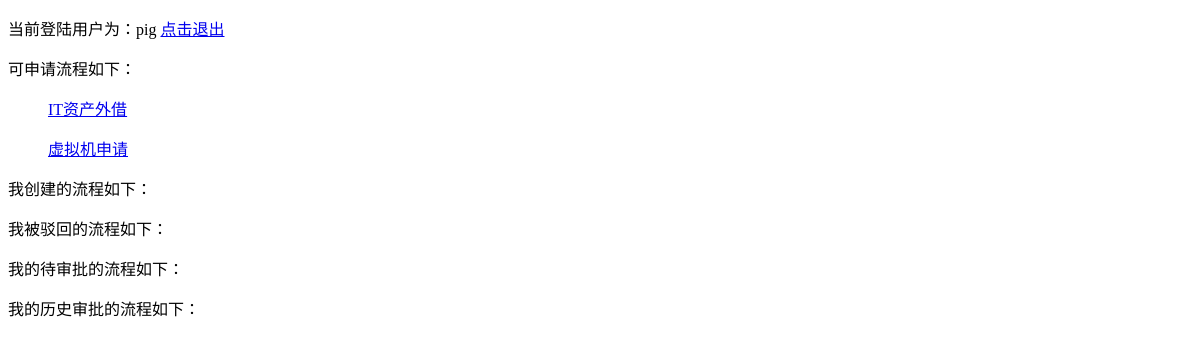
/gongdan/ (signed in), run on an earlier commit of the app's database.
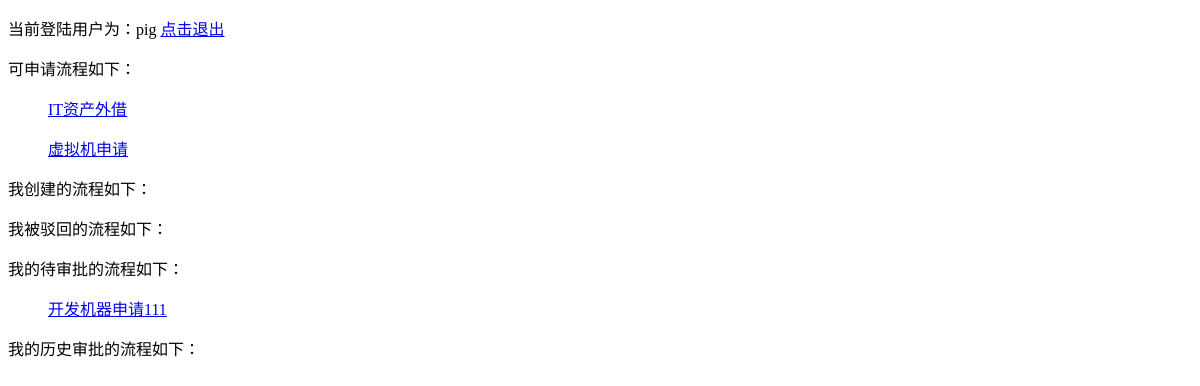
And on a later commit of the database.
### users/models.py (models this page shows, shortened)
class MyUser(AbstractUser):
    department = models.ForeignKey(Department, verbose_name='所属部门', on_delete=models.CASCADE, default=True, null=True)
    class Meta:
        verbose_name = '用户'
        verbose_name_plural = verbose_name

### gongdantest/models.py (models this page shows, shortened)
class CaseType(models.Model):
    title = models.CharField("工单名称",max_length=32)
    auditmodle = models.ForeignKey('WorkFlow',verbose_name='审核流程',on_delete=models.CASCADE)
    class Meta:
        verbose_name = '工单类型'
        verbose_name_plural =verbose_name

class UserCase(models.Model):
    caseid = models.IntegerField('工单ID',primary_key=True)
    casename = models.CharField('工单名称',max_length=100)
    username = models.CharField('创建用户',max_length=100)
    caseinfo = models.TextField('工单内容')
    workflowid = models.IntegerField('所属工作流',default=1)
    ctime = models.DateTimeField('创建时间',default=datetime.now)
    rejectflag = models.IntegerField('是否驳回', default=0)  # 0表示未被驳回，设置为1表示被驳回。
    def __str__(self):
        return self.casename

### gongdantest/views.py (the view)
# urls.py: path("",Homepage.as_view(),name='gongdanhong'),
class Homepage(View):
    @method_decorator(login_required)
    def dispatch(self, request, *args, **kwargs):
        return super().dispatch(request,*args,**kwargs)
    def get(self,request):
        casetype = CaseType.objects.all()
        mycase = UserCase.objects.filter(username=request.user.username)
        auditcase = AuditRecodr.objects.filter(currentaudituser=request.user.username)
        case={}
        for au in auditcase:
            print(au.caseid)
            if au.status==au.current:
                case[au.caseid]=UserCase.objects.filter(caseid=au.caseid).first()
        print(case)
        historycase = AuditRecodr.objects.filter(historaudituser=request.user.username)
        historycases ={}
        for hc in historycase:
            historycases[hc.caseid]=UserCase.objects.filter(caseid=hc.caseid).first()
        print(historycases)
        rejectcasts ={}
        rejectcast = AuditRecodr.objects.filter(currentaudituser=request.user.username)
        for rt in rejectcast:
            if rt.status==0:
                rejectcasts[rt.caseid]=UserCase.objects.filter(caseid=rt.caseid).first()
        return render(request,'gongdanhome.html',locals())

### templates/gongdanhome.html (shortened to what this page needs)
<!DOCTYPE html>
<html lang="en">
<head>
</head>
<body>
<p>当前登陆用户为：{{ request.user.username }} <a href="{% url 'users:logout' %}">点击退出</a></p>
<p>可申请流程如下：</p>
{% for ct in casetype %}
   <ul> <a href="{% url 'gongdan:apliy' ct.auditmodle_id %}">{{ ct.title }}</a></ul>
{% endfor %}
<p>我创建的流程如下：
</p>
<p>我被驳回的流程如下：
</p>
<p>我的待审批的流程如下：
    {% for k,v in case.items %}
        <a href="{% url 'gongdan:audit' k %}">
            <ul>
                {{ v }}
            </ul>
</a>
    {% endfor %}
</p>
<p>我的历史审批的流程如下：
</body>
</html>

What changed in the data, as far as the page shows it:
added UserCase: casename "开发机器申请111"
